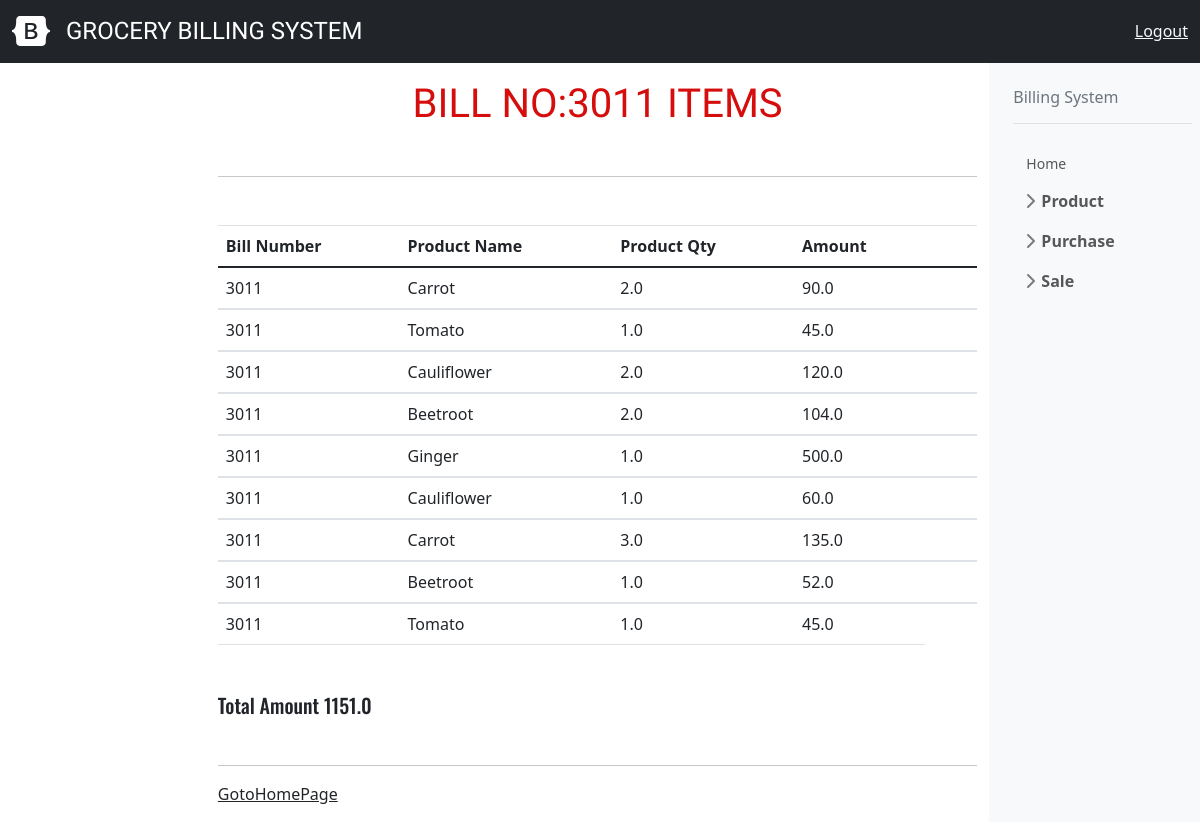
Page /viewbillitems/50 on the earlier database version.
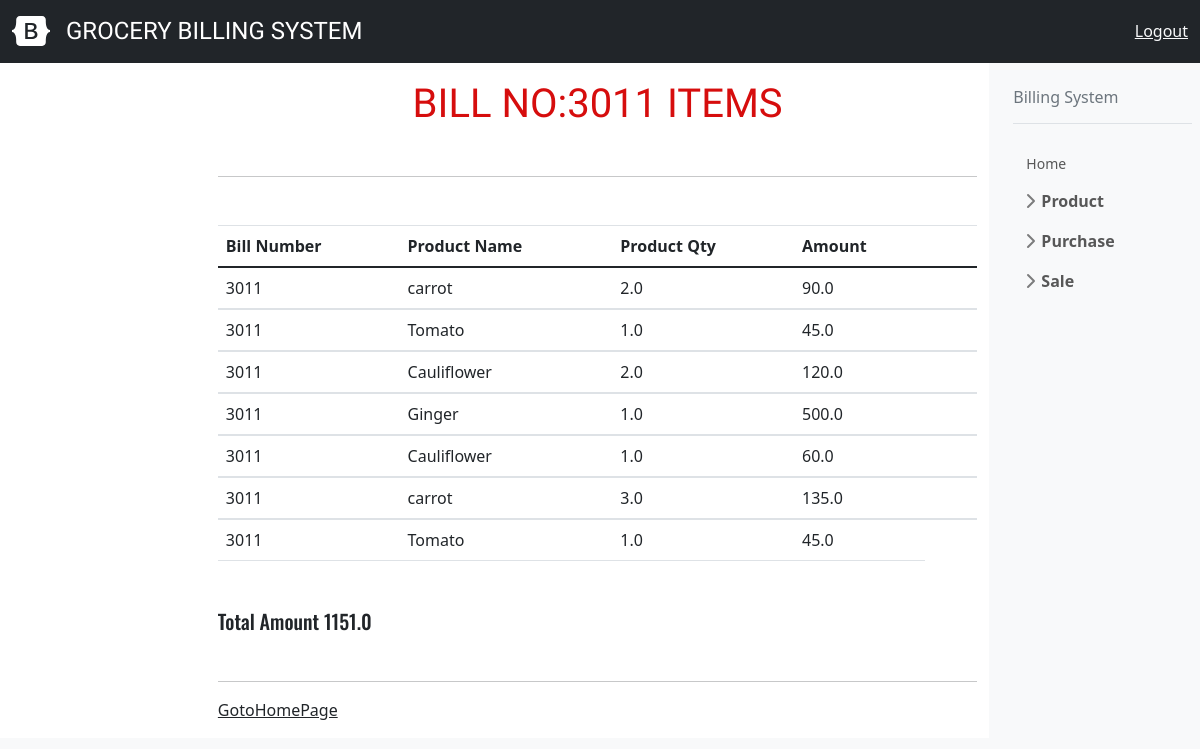
Same page on the later database version.
### billing/models.py (models this page shows, shortened)
class OrderLines(models.Model):
    bill_number=models.ForeignKey(Order,on_delete=models.CASCADE)
    product_name=models.ForeignKey(Product,on_delete=models.CASCADE)
    product_qty=models.FloatField()
    amount=models.FloatField()

class Order(models.Model):
    billnumber=models.CharField(max_length=10,unique=True)
    bill_date=models.DateField(auto_now=True)
    customer_name=models.CharField(max_length=60)
    phone_number=models.CharField(max_length=12)
    bill_total=models.FloatField(default=0)
    def __str__(self):
        return self.billnumber

class Product(models.Model):
    product_name=models.CharField(max_length=120,unique=True)
    def __str__(self):
        return self.product_name

### billing/views.py (the view)
# urls.py: path("viewbillitems/<int:billno>",ViewBillItems.as_view(),name="billitems"),
class ViewBillItems(TemplateView):
    model=Order
    template_name = "billing/bill_view.html"
    context={}
    def get_object(self,id):
        return self.model.objects.get(id=id)
    def get(self, request, *args, **kwargs):
        billnum=self.get_object(kwargs.get("billno"))
        self.context["billno"]=billnum
        billitems=OrderLines.objects.filter(bill_number=billnum)
        self.context["billitems"]=billitems
        return render(request, self.template_name, self.context)

### billing/templates/billing/bill_view.html
<!DOCTYPE html>
{% extends 'billing/index.html' %}
    {% block body_block %}
<h1>Bill No:{{billno.billnumber}} Items</h1>
<hr>
<table class="table">
    <thead>
        <tr>
            <th><b>Bill Number</b></th>
            <th><b>Product Name</b></th>
            <th><b>Product Qty</b></th>
            <th><b>Amount</b></th>
            <th><b></b></th>
            <th><b></b></th>
        </tr>
    </thead>
        {% for items in billitems %}
    <tbody>
        <tr>
            <td>
            {{items.bill_number}}
            </td>
            <td>
            {{items.product_name}}
            </td>
            <td>
            {{items.product_qty}}
            </td>
            <td>
            {{items.amount}}
            </td>
        </tr>
    </tbody>
    {% endfor %}
</table>
<h2>Total Amount {{billno.bill_total}}</h2>
<hr>
<td><a href="{% url 'page' %}" class="link-dark">GotoHomePage</a></td>
{% endblock %}

Differences in the rows shown:
removed OrderLines: bill_number "3011", product_name "Beetroot", product_qty "2.0", amount "104.0"
removed OrderLines: bill_number "3011", product_name "Beetroot", product_qty "1.0", amount "52.0"
changed through a linked row, OrderLines (number 1 of 7 on the later page): product_name "Carrot" → "carrot"
changed through a linked row, OrderLines (number 6 of 7 on the later page): product_name "Carrot" → "carrot"
